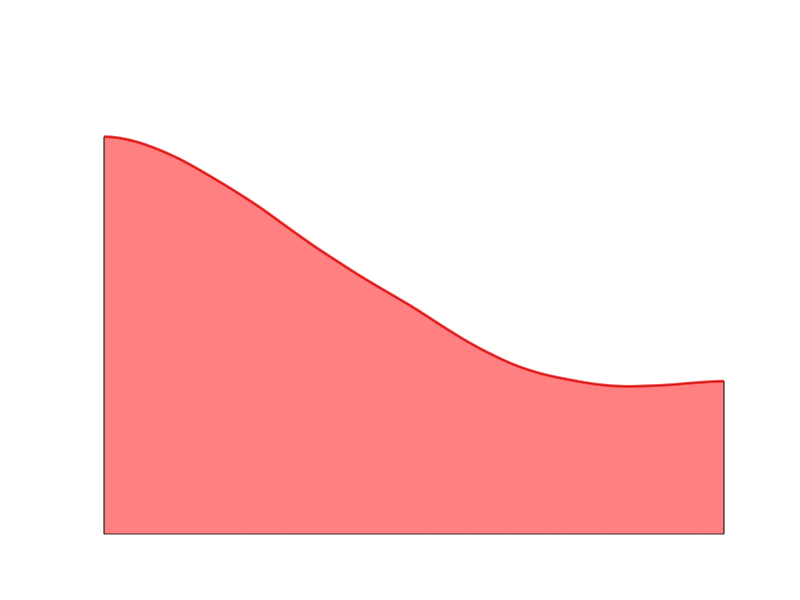
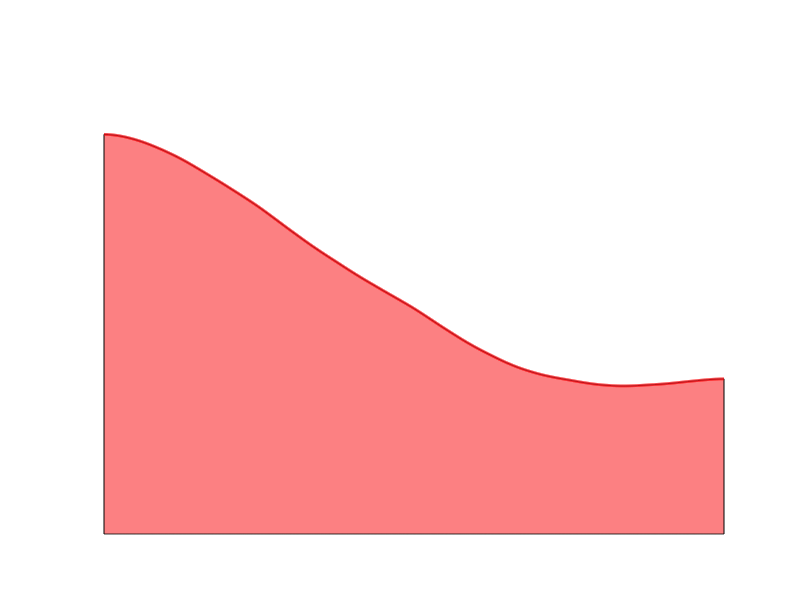
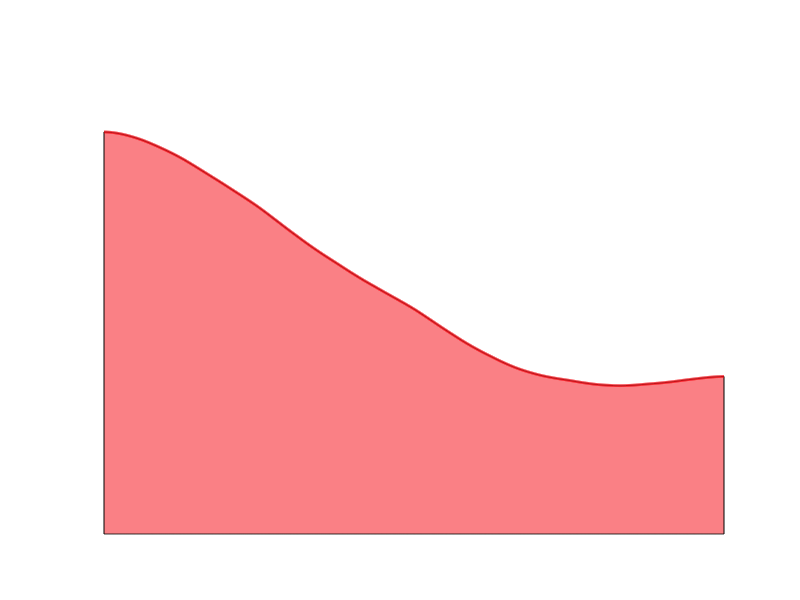
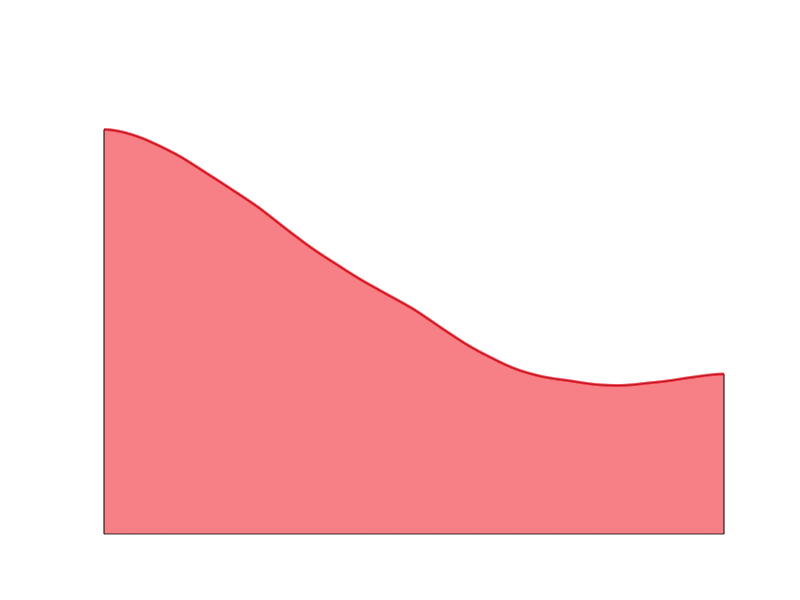

MATLAB code to generate these figures, in order:
%%
% Plot of Weierstrass function.


rep = '../results/weierstrass/';
[~,~] = mkdir(rep);

n = 512*10; 
K = 200*2;

x = linspace(0,1,n);
[K,X] = meshgrid(0:K-1,x);

W = @(a,b)sum( (a.^K) .* cos( (b.^K) .* pi .* X), 2 );

% a>1
% ab>1
q = 50;
t = (0:q-1)/q;

a_list = .2*(1-t) + .8*t;
b_list = 2*(1-t) + 2*t; 

vmin = -2; vmax = 2;
    
for i=1:q
    a = a_list(i);
    b = b_list(i);
    t = (i-1)/(q-1);
    clf;  hold on;
    area(x, W(a,b), vmin,  'FaceColor', .5+.5*[1-t 0 t]);
    plot(x, W(a,b), 'color', [1-t 0 t], 'LineWidth', 2);
    axis tight; axis([min(x) max(x) vmin vmax]);
    axis off;
    drawnow;
    saveas(gcf, [rep 'evol-' num2str(i) '.png']);
end
